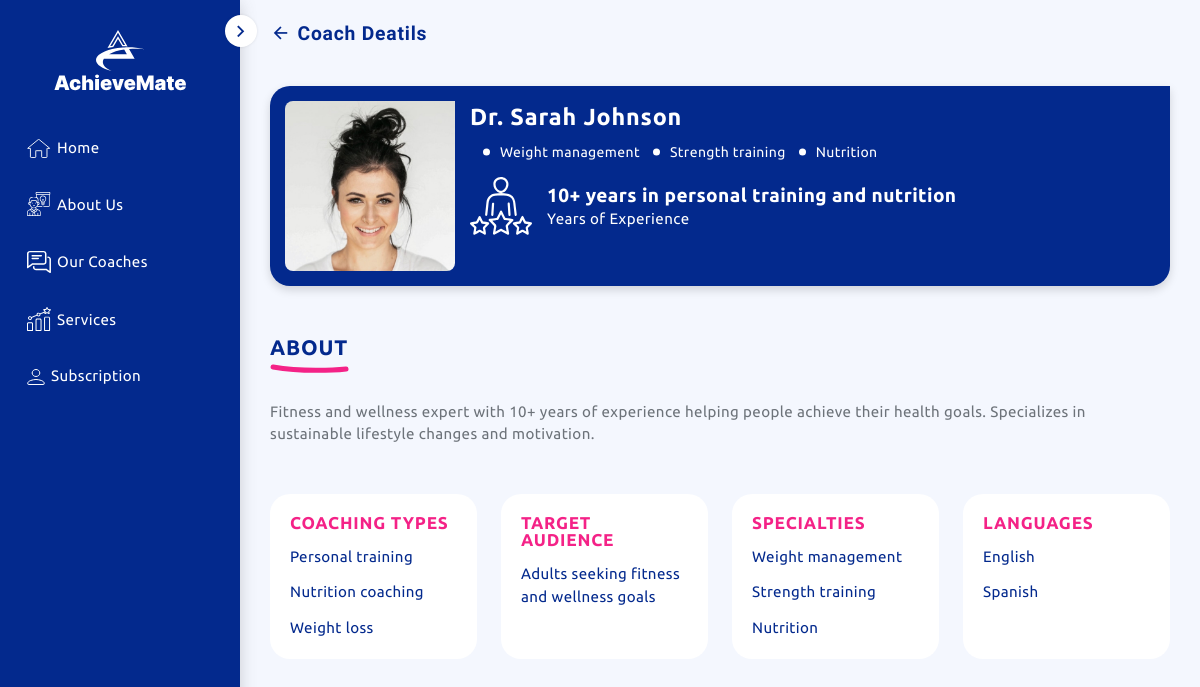
/simple_coach_details/1, run on the app's committed database.
### achievemate_app/models.py (models this page shows, shortened)
class BaseModel(models.Model):
    TEST_DATA_CHOICES = (('0', 'no'), ('1', 'yes'),('2', 'default'))
    created_date = models.DateTimeField(auto_now_add=True)
    modified_date = models.DateTimeField(auto_now=True)
    is_deleted = models.BooleanField(default=False)
    is_testdata = models.CharField(max_length=1,default='1',choices=TEST_DATA_CHOICES,blank=True, null=True)
    class Meta:
        abstract = True

class AiCoach(BaseModel):
    coach_name = models.CharField(max_length=255, blank=True, null=True)
    coach_expertise = models.CharField(max_length=255, blank=True, null=True)
    coach_experience = models.CharField(max_length=255, blank=True, null=True)
    coach_about = models.TextField(blank=True, null=True)
    coach_degree = models.CharField(max_length=255, blank=True, null=True)
    coach_profile_image =models.FileField(upload_to='coach_profile_pic/',blank=True, null=True)
    coaching_types = models.TextField(blank=True, null=True)
    target_audience = models.TextField(blank=True, null=True)
    specialities = models.TextField(blank=True, null=True)
    languages = models.TextField(blank=True, null=True)
    rating = models.DecimalField(max_digits=10, decimal_places=2, blank=True, null=True)
    class Meta:
        managed = True
        db_table = 'ai_coach'

### achievemate_app/views.py (the view)
# urls.py: path('simple_coach_details/<int:pk>', views.simple_coach_details, name='simple_coach_details'),
def simple_coach_details(request,pk):
    context={}
    coach_data=AiCoach.objects.filter(id=pk)[0]
    coach_data.coach_about = mark_safe(coach_data.coach_about)
    context.update({'coach_data':coach_data})
    return render(request,"achievemate/dashboard/simple_coach_details.html",context)

### achievemate_app/templatetags/custom_filters.py (called while the page is built)
@register.filter
def comma_to_li(value):
    items = value.split(',')
    return '\n'.join([f'<li>{item.strip().capitalize()}</li>' for item in items])

### achievemate_app/templates/achievemate/dashboard/simple_coach_details.html (shortened to what this page needs)
<!DOCTYPE html>
{% load static %}
{% load custom_filters %}
<html lang="en">
<head>
    <link rel="stylesheet" href="{% static 'assets/css/bootstrap.min.css' %}">
    <link rel="stylesheet" href="{% static 'assets/css/shortcode.css' %}">
    <link rel="stylesheet" href="{% static 'assets/css/styles.css' %}">
    <link rel="stylesheet" href="{% static 'assets/css/responsive.css' %}">
    <link rel="stylesheet" href="{% static 'assets/css/remixicon.css' %}">
</head>
<body>
<nav class="sidebar">
        <div class="logo-wrapper">
            <div class="navbar-brand">
                <a class="" href="{% url 'index' %}">
                    <img src="{% static 'assets/img/logo.svg' %}" alt="logo.svg' %}" class="main-logo" />
                </a>
            </div>
        </div>
        <div class="menu-bar">
            <div id="sidebar-menu" class="menu">
                <div class="menu-links">
                    <div class="menu-list">
                        <ul class="menu-list-item">
                            <li class="nav-link">
                                <a href="{% url 'index' %}">
                                    <span class="nav-link-icon">
                                        <img src="{% static 'assets/img/icon/svg/sidebar/dashboard.svg' %}"
                                            alt="icon/svg/sidebar/dashboard">
                                    </span>
                                    <span class="text nav-text">Home</span>
                                </a>
                            </li>
                            <li class="nav-link">
                                <a href="{% url 'about_us' %}">
                                    <span class="nav-link-icon">
                                        <img src="{% static 'assets/img/icon/svg/sidebar/coach.svg' %}"
                                            alt="icon/svg/sidebar/coach">
                                    </span>
                                    <span class="text nav-text">About Us </span>
                                </a>
                            </li>
                            <li class="nav-link">
                                <a href="{% url 'our_coach' %}">
                                    <span class="nav-link-icon">
                                        <img src="{% static 'assets/img/icon/svg/sidebar/chat.svg' %}" alt="icon/svg/sidebar/chat">
                                    </span>
                                    <span class="text nav-text">Our Coaches </span>
                                </a>
                            </li>
                            <li class="nav-link">
                                <a href="{% url 'services' %}" class="">
                                    <span class="nav-link-icon">
                                        <img src="{% static 'assets/img/icon/svg/sidebar/Progress_Tracking.svg' %}"
                                            alt="icon/svg/sidebar/Progress_Tracking">
                                    </span>
                                    <span class="text nav-text">Services </span>
                                </a>
                            </li>
                            <li class="nav-link">
                                <a href="{% url 'subscription'%}">
                                    <span class="nav-link-icon">
                                        <img src="{% static 'assets/img/icon/svg/sidebar/profile.svg' %}"
                                            alt="icon/svg/sidebar/profile">
                                    </span>
                                    <span class="text nav-text">Subscription </span>
                                </a>
                            </li>
                        </ul>
                    </div>
                </div>
            </div>
        </div>
    </nav>
    <section class="page-layout">
      <header class="header mobile_view_header">
          <div class="container-fluid">
              <div class="nav-main">
                  <div class="header-wrapper">
                      <span class="minimize_toggle">
                          <i class="ri-arrow-right-s-line"></i>
                      </span>
                  </div>
              </div>
          </div>
      </header>
      <div class="page-topbar">
          <div class="conteiner-fluid">
              <div class="row align-items-center">
                  <div class="col-12">
                      <div class="breadcrumb-wrap">
                          <div class="page-title">
                              <h2> <a href="{% url 'our_coach'%}"><i class="ri-arrow-left-line"></i></a> Coach Deatils</h2>
                          </div>
                      </div>
                  </div>
              </div>
          </div>
      </div>
      <div class="main-content">
          <div class="row">
              <div class="col-12">
                  <div class="c_detail_page">
                      <div class="c_detail_head">
                          <div class="row">
                              <div class="col-12">
                                  <div class="c_detail_head_card">
                                      <div class="c_detail_img">
                                          <img src="{{coach_data.coach_profile_image.url}}" alt="img/coach/coach-01" />
                                      </div>
                                      <div class="c_detail_content">
                                          <div class="c_detail_content_main">
                                              <h5 class="c_name">{{coach_data.coach_name}}</h5>
                                              <ul class="c_detail_skill_list">
                                                  <li>
                                                  </li>
                                                  {{coach_data.specialities|comma_to_li|safe }}
                                              </ul>
                                              <div class="c_detail_expe">
                                                  <img src="{% static 'assets/img/icon/svg/exp.svg' %}" alt="icon/svg/exp" />
                                                  <p class="c_detail_expe_desc">
                                                      <strong>{{coach_data.coach_experience}}</strong>
                                                      <span>Years of Experience</span>
                                                  </p>
                                              </div>
                                          </div>
                                      </div>
                                  </div>
                              </div>
                          </div>
                      </div>
                      <div class="c_detail_body">
                          <div class="row">
                              <div class="col-12">
                                  <div class="section-title mb-4">
                                      <h4>About</h4>
                                  </div>
                                  <div class="c_detail_text">
                                      <p>
                                          {{coach_data.coach_about|safe}}
                                      </p>
                                  </div>
                              </div>
                          </div>
                      </div>
                      <div class="c_detail_footer">
                          <div class="row row-cols-1 row-cols-sm-2 row-cols-md-3 row-cols-lg-3 row-cols-xl-4 g-4">
                              <div class="col">
                                  <div class="c_more_detail_box">
                                      <h5 class="title">COACHING TYPES</h5>
                                      <ul>
                                          {{coach_data.coaching_types|comma_to_li|safe }}
                                      </ul>
                                  </div>
                              </div>
                              <div class="col">
                                  <div class="c_more_detail_box">
                                      <h5 class="title">TARGET AUDIENCE</h5>
                                      <ul>
                                          {{coach_data.target_audience|comma_to_li|safe }}
                                      </ul>
                                  </div>
                              </div>
                              <div class="col">
                                  <div class="c_more_detail_box">
                                      <h5 class="title">SPECIALTIES</h5>
                                      <ul>
                                          {{coach_data.specialities|comma_to_li|safe }}
                                      </ul>
                                  </div>
                              </div>
                              <div class="col">
                                  <div class="c_more_detail_box">
                                      <h5 class="title">LANGUAGES</h5>
                                      <ul>
                                          {{coach_data.languages|comma_to_li|safe }}
                                      </ul>
                                  </div>
                              </div>
                          </div>
                      </div>
                  </div>
              </div>
          </div>
      </div>
  </section>
</body>
</html>

### achievemate_app/static/assets/css/styles.css (style rules this page uses)
.main-content .section-title h4 { text-transform: uppercase; color: var(--mcolor); margin-bottom: 15px; }
.c_detail_page > div + div { margin-top: 3rem; }
.c_detail_head_card { padding: 15px; background-color: var(--mcolor); border-radius: 20px 0px 20px 20px; display: flex; gap: 15px; box-shadow: 0px 4px 10px 0 rgb(0 0 0 / 15%); }
.c_detail_head_card .c_detail_img { max-width: 170px; min-width: 170px; max-height: 170px; min-height: 170px; overflow: hidden; border-radius: 8px 0px 8px 8px; }
.c_detail_img img { width: 100%; height: 100%; object-fit: cover; }
.c_detail_head_card .c_detail_content { flex-grow: 1; display: flex; justify-content: space-between; align-items: flex-start; gap: 20px; flex-wrap: wrap; }
.c_detail_content .c_detail_content_main { flex-grow: 1; display: flex; flex-direction: column; gap: 8px; }
.c_detail_content .c_detail_content_main .c_name { color: var(--white); font-size: calc(20px + 6 * (100vw - 320px) / 1600); line-height: 1.3; margin-bottom: 5px; }
.c_detail_content .c_detail_skill_list { display: flex; gap: 10px; flex-wrap: wrap; }
.c_detail_skill_list li { display: inline-block; padding-right: 20px; color: var(--white); font-size: 14px; line-height: 1; position: relative; }
.c_detail_skill_list li:not(:last-child)::before { content: ""; height: 7px; width: 7px; background-color: var(--white); border-radius: 50%; position: absolute; right: 0px; top: 50%; transform: translateY(-50%); }
.c_detail_content .c_detail_expe { display: flex; gap: 15px; align-items: center; margin-top: 10px; }
.c_detail_expe img { max-width: 62px; }
.c_detail_expe .c_detail_expe_desc { margin: 0; display: flex; flex-direction: column; gap: 6px; line-height: 1; color: var(--white); }
.c_detail_expe .c_detail_expe_desc strong { color: var(--white); font-size: calc(18px + 2 * (100vw - 320px) / 1600); line-height: 1; }
.c_detail_text p { margin: 0; color: var(--grey-dark); }
.c_more_detail_box { padding: 20px 20px; background-color: var(--white); border-radius: 20px; height: 100%; }
.c_more_detail_box .title { color: var(--scolor); font-size: calc(16px + 2 * (100vw - 320px) / 1600); line-height: 1; text-transform: uppercase; }
.c_more_detail_box ul { margin-top: 15px; }
.c_more_detail_box ul li { color: var(--mcolor); line-height: 1.5; }
.c_more_detail_box li + li { margin-top: calc(10px + 5 * (100vw - 320px) / 1600); }

### data on the page
AiCoach: coach_profile_image (picture), coach_name "Dr. Sarah Johnson", specialities|comma_to_li "Weight management Strength training Nutrition", coach_experience "10+ years in personal training and nutrition", coach_about "Fitness and wellness expert with 10+ years of experience helping people achieve their health goals. Specializes in sustainable lifestyle changes and motivation.", coaching_types|comma_to_li "Personal training Nutrition coaching Weight loss", target_audience|comma_to_li "Adults seeking fitness and wellness goals", languages|comma_to_li "English Spanish"
